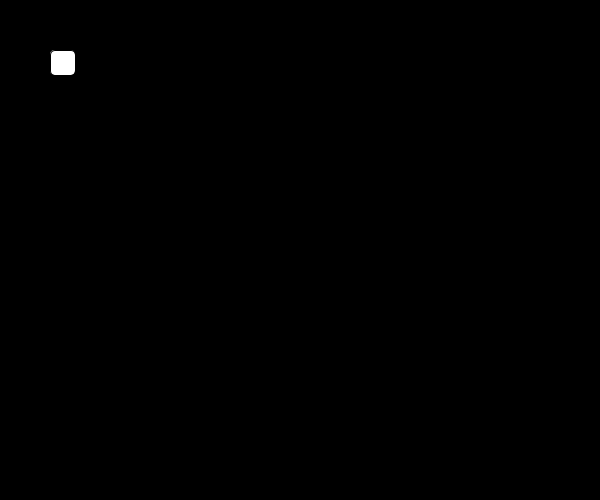
Frame 1 (no input)
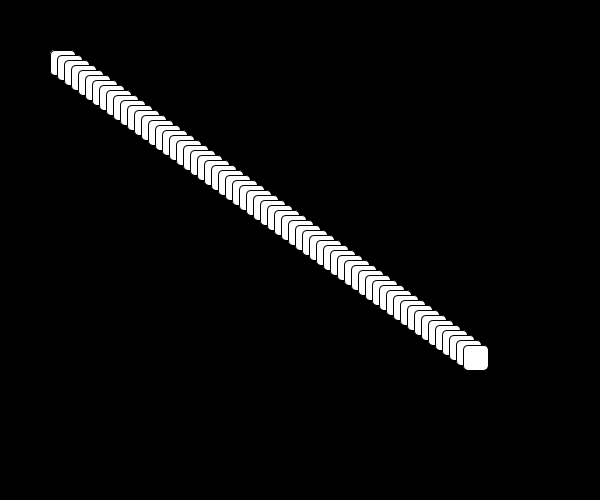
Frame 60 (the mouse pressed at the canvas centre just before this capture)
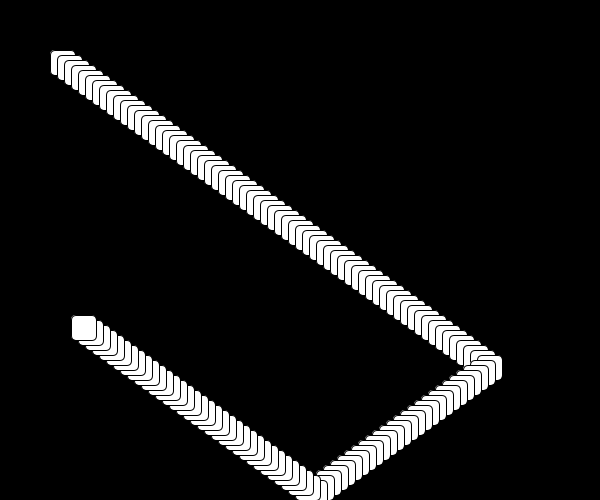
Frame 120 (the mouse held since frame 60 and released just before this capture)

The Processing sketch that drew these frames (run headless with seeded random() and noise(); from frame 60 on, the mouse is pressed at the canvas centre):

// Processing sketch: processing_106360
// ── processing_106360.pde

// Credit: Ren Ervin Bettendorf 
 
/* SCREENSAVERS FER DAYS BROSKIES */
 
int dx = 7;
int dy = 5;
 
int x = 50;
int y = 50;
 
void setup(){
  size(600,500);  
  background(0);
  frameRate(60);
}
 
 
 
void draw(){
    fill(255);
    rect(x,y,25,25,5);
 
    x = x + dx;
    y = y + dy;
 
    if ( x< 0 || x > 475){
       dx = -1 * dx;
    }
 
    if ( y < 0 || y > 475){
       dy = -1 * dy;  
    }
 
}
